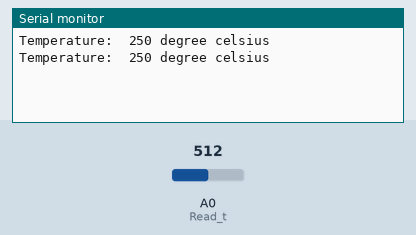
Recording of a sketch running on a simulated Arduino Uno, built for the host (arithmetic inside an expression is 32-bit, double 64-bit). Shown: the last lines printed to the serial monitor. Inputs (shaded band) come from the test bench; at power-on: A0 (Read_t) = 512.

Above: at 1.8 s.
1.9 s: A0 (Read_t) set to 716
At 2.8 s:
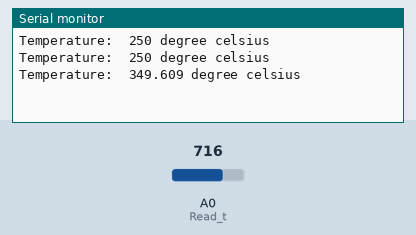
3.4 s: A0 (Read_t) set to 900
At 4.8 s:
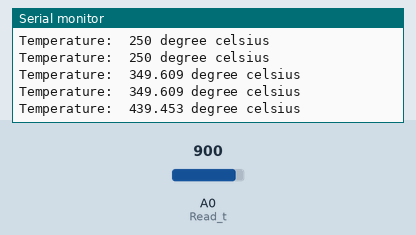
Timing chart, 0 to 6.4 s (numbered marks = the images above; inputs shaded):
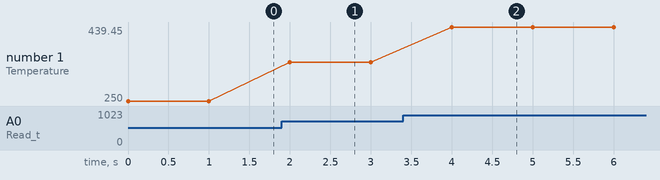

Measured:
- after the input at 1.9 s, the serial monitor: prints a new line after 0.10 s (image 1)
- after the input at 3.4 s, the serial monitor: prints a new line after 0.60 s (image 2)
- plotted number 1: 250 → 349.61 after the input at 1.9 s, 349.61 → 439.45 after the input at 3.4 s

The sketch:

ex5.ino
```cpp
/*
This is a code for NYCU sem 2 EElab 06 exp 5
Written By Keith Lin (KYLiN)
Date : 2022 / 3 / 30
*/

#include <ArduinoSTL.h>
#define Read_t A0 // set the read pin
// set change Constant
#define Con (5/1024.0)*100
float tmp = 0;

void setup() {
    Serial.begin(9600);

}

void loop() {
    tmp = analogRead(Read_t);
    tmp *= Con;
    std::cout << "Temperature:  " << tmp << " degree celsius" << std::endl;
    delay(1000);
}
```
